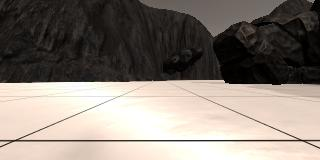
#> input picture downloads/rover_simulation/calibration_images/example_grid1.jpg, 320 x 160 px; its folder holds only this picture in this run
$ python -i get_vision_sensor_image_ref2.py   (imports and definitions only)   (Python 2 division)
#> lines starting #> are read from the running program, lines starting #| are printed output that depends on the picture
#> further down, picture is the input picture: shape (160, 320, 3); mean B, G, R 118.3, 126.3, 135.1
import vrep
import time

from PIL import Image as I
import array

import cv2, numpy

# function based on:
#   https://github.com/simondlevy/OpenCV-Python-Hacks/blob/master/greenball_tracker.py
def track_green_object(image):

    # Blur the image to reduce noise
    blur = cv2.GaussianBlur(image, (5,5),0)
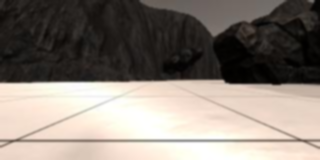
#> blur: shape (160, 320, 3); mean B, G, R 118.3, 126.3, 135.1

    # Convert BGR to HSV
    hsv = cv2.cvtColor(blur, cv2.COLOR_BGR2HSV)
#> hsv: shape (160, 320, 3); mean H, S, V 16, 45.6, 135.2

    # Threshold the HSV image for only green colors
    lower_green = numpy.array([40,70,70])
    upper_green = numpy.array([80,200,200])

    # Threshold the HSV image to get only green colors
    mask = cv2.inRange(hsv, lower_green, upper_green)
#> mask: shape (160, 320); every value is 0

    # Blur the mask
    bmask = cv2.GaussianBlur(mask, (5,5),0)

    # Take the moments to get the centroid
    moments = cv2.moments(bmask)
#> moments = moments, m00 0
    m00 = moments['m00']
#> m00 = 0
    centroid_x, centroid_y = None, None
    if m00 != 0:
        centroid_x = int(moments['m10']/m00)
        centroid_y = int(moments['m01']/m00)

    # Assume no centroid
    ctr = None

    # Use centroid if it exists
    if centroid_x != None and centroid_y != None:
        ctr = (centroid_x, centroid_y)
    return ctr


# [1 line not run here, left out]

# [1 line that did not run here, left out]

# [38 lines not run here, left out]

>>> import cv2
>>> picture = cv2.imread('../../../rover_simulation/calibration_images/example_grid1.jpg')
>>> result = track_green_object(picture)
